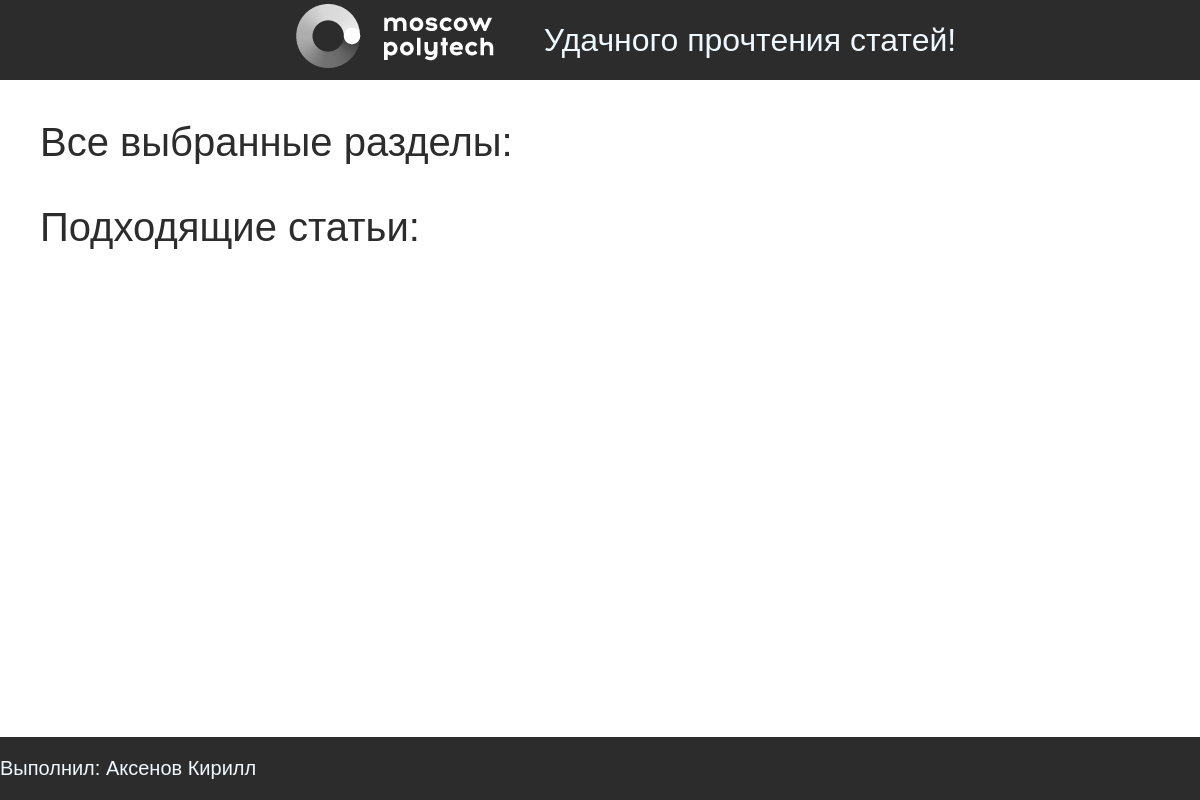
Page /newspaper/find on the earlier database version.
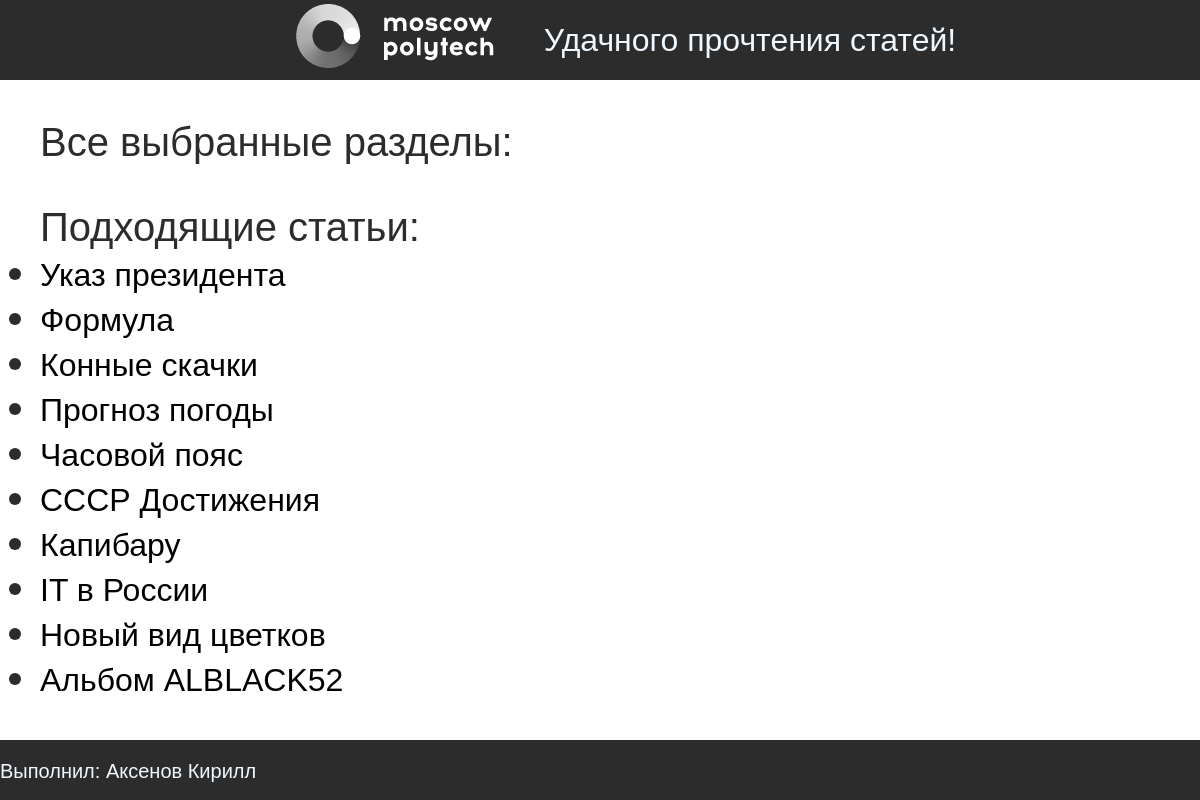
Same page on the later database version.
### newspaper/models.py (models this page shows, shortened)
class Article(models.Model):
    title = models.CharField(max_length=255)
    section = models.ForeignKey(Category, on_delete=models.CASCADE)
    content = models.TextField()
    publication_date = models.DateField(auto_now_add=True)
    author = models.ForeignKey(Author, on_delete=models.CASCADE)
    class Meta:
        verbose_name = 'Статья'
        verbose_name_plural = 'Статьи'

### newspaper/views.py (the view)
# urls.py: path('find', views.find, name='find'),
def find(request):
    selected_categories = request.GET.getlist('choiceCategories')
    matching_articles = find_matching_articles(selected_categories)
    context = {
        'selected_categories': selected_categories,
        'articles': matching_articles
    }
    return render(request, "newspaper/find.html", context)

### newspaper/utils.py (called while the page is built)
def find_matching_articles(selected_categories):
    query = Q()
    for category in selected_categories:
        query |= Q(section__name=category)
    matching_articles = Article.objects.filter(query).distinct()
    return matching_articles

### newspaper/templates/newspaper/find.html (shortened to what this page needs)
{% extends 'newspaper/index.html' %}
{% block content %}
<div class="wrapper">
    <ul class="finded">
        Все выбранные разделы:
    </ul>
    <ul class="finded">
        Подходящие статьи:
        {% for article in articles %}
        <li><a href="{% url 'newspaper:detail' article.id %}">{{ article.title }}</a></li>
        {% endfor %}
    </ul>
</div>
{% endblock %}

Differences in the rows shown:
added Article: title "Указ президента"
added Article: title "Формула"
added Article: title "Конные скачки"
added Article: title "Прогноз погоды"
added Article: title "Часовой пояс"
added Article: title "СССР Достижения"
added Article: title "Капибару"
added Article: title "IT в России"
added Article: title "Новый вид цветков"
added Article: title "Альбом ALBLACK52"
